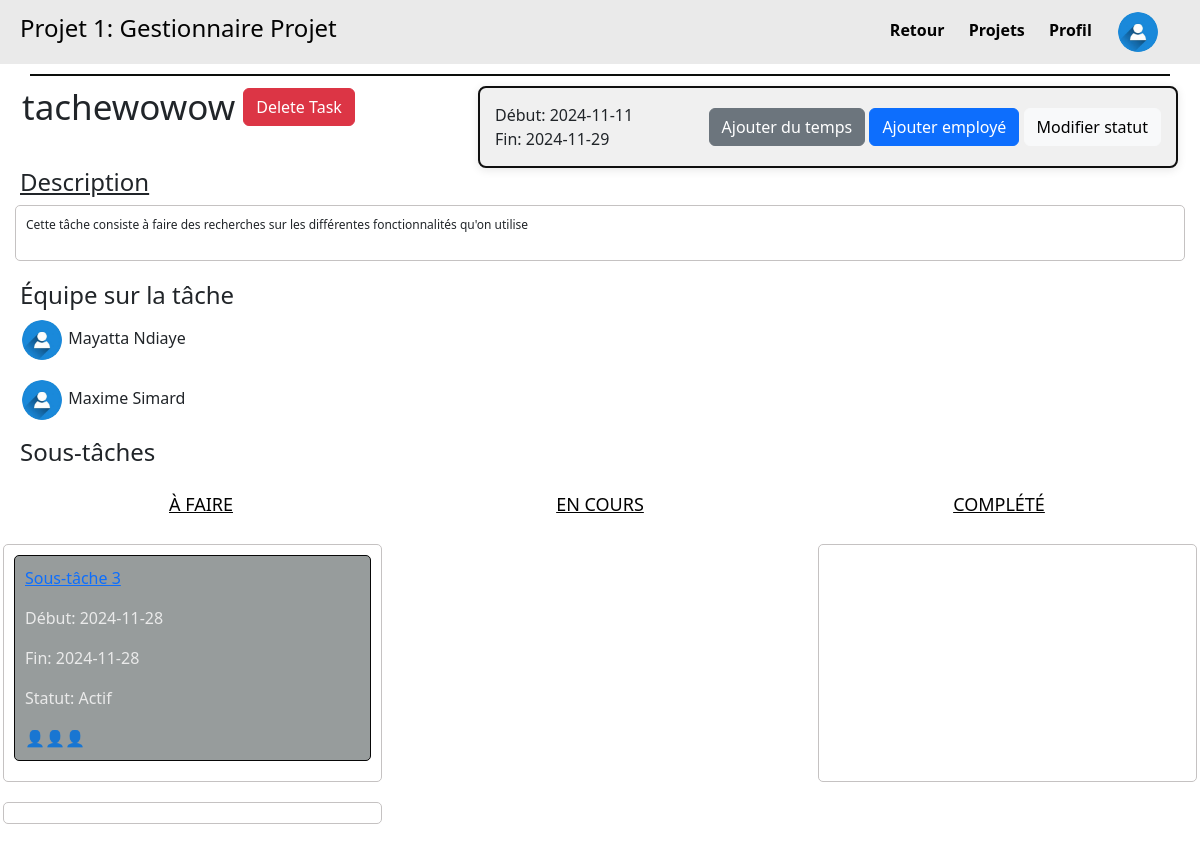
/projet/1/tache/9, run on an earlier commit of the app's database.
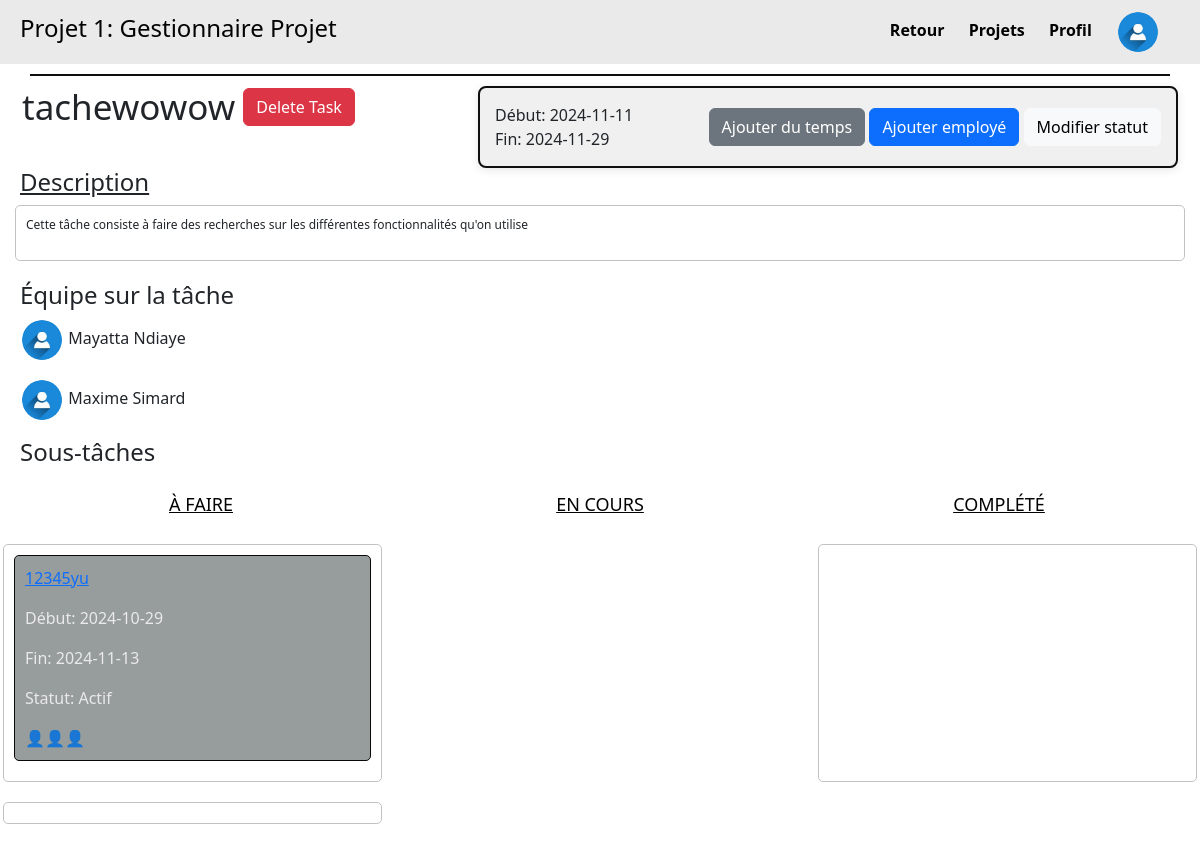
And on a later commit of the database.
### tables this page shows
CREATE TABLE Projet_proj (
    proj_id INTEGER PRIMARY KEY,
    proj_clnt_id INTEGER NOT NULL,
    proj_etat_etat INTEGER NOT NULL,
    proj_emp_id INTEGER NOT NULL,
    proj_nom TEXT NOT NULL,
    proj_dateDebut DATE,
    proj_dateFin DATE,
    proj_isTemplate BOOLEAN,
    FOREIGN KEY (proj_clnt_id) REFERENCES Client_clnt(clnt_id),
    FOREIGN KEY (proj_etat_etat) REFERENCES Etat_etat(etat_id),
    FOREIGN KEY (proj_emp_id) REFERENCES Employee_emp(emp_id)
);

CREATE TABLE Tache_tch (
    tch_id INTEGER PRIMARY KEY,
    tch_proj_id INTEGER NOT NULL,
    tch_etat_etat INTEGER NOT NULL,
    tch_parent INTEGER,
    tch_nom TEXT NOT NULL,
    tch_dateDebut DATE,
    tch_dateFin DATE,
    FOREIGN KEY (tch_proj_id) REFERENCES Projet_proj(proj_id),
    FOREIGN KEY (tch_etat_etat) REFERENCES Etat_etat(etat_id),
    FOREIGN KEY (tch_parent) REFERENCES Tache_tch(tch_id)
);

CREATE TABLE Etat_etat (
    etat_id INTEGER PRIMARY KEY,
    etat_nom TEXT NOT NULL
);

### main.py (the view)
@app.route('/projet/<int:proj_id>/tache/<int:task_id>', methods=['GET', 'POST'])
def tache(proj_id, task_id):
    projet = get_projet_by_id(proj_id)
    if projet is None:
        return "Project not found", 404  # Or render a custom 404 page
    tache = get_tache_by_id(task_id)
    if tache is None:
        return "Task not found", 404  # Or render a custom 404 page
    sousTaches = get_soustaches_by_tache(task_id)
    listeEmploye = get_employes()
    print("Taches data:", tache)  # Debug print to see the data structure
    return render_template('Taches.html', projet=projet, tache=tache, sousTaches = sousTaches,employes=listeEmploye)

### main.py (called while the page is built)
def get_db():                           #connexion à la base de données
    conn = sqlite3.connect(DB)
    conn.row_factory = sqlite3.Row  # Allows us to access rows by column name
    return conn

def get_employes():
    conn = get_db()
    cursor = conn.cursor()
    cursor.execute("SELECT emp_id AS id, emp_prenom AS prenom, emp_nom AS nom, emp_courriel AS courriel, emp_telephone AS telephone, emp_role_id AS idRole FROM Employee_emp;")  # Adjust columns as needed
    employes = cursor.fetchall()
    conn.close()
    return employes

def get_soustaches_by_tache(task_id):
    conn = sqlite3.connect(DB)  # Connect to the database
    cursor = conn.cursor()
    query = """
    SELECT
        Tache_tch.tch_id AS id,
        Tache_tch.tch_proj_id AS projet_id,
        Etat_etat.etat_nom AS statut,  -- Get the status name instead of its ID
        Tache_tch.tch_nom AS nom,
        Tache_tch.tch_dateDebut AS dateDebut,
        Tache_tch.tch_dateFin AS dateFin
    FROM Tache_tch
    LEFT JOIN Etat_etat ON Tache_tch.tch_etat_etat = Etat_etat.etat_id  -- Join with the Etat_etat table
    WHERE Tache_tch.tch_parent = ?
    """
    cursor.execute(query, (task_id,))
    taches = cursor.fetchall()
    conn.close()
    return taches

### templates/Taches.html (shortened to what this page needs)
<!DOCTYPE html>
<html lang="fr">
  <head>
    <link
      rel="stylesheet"
      href="{{ url_for('static', filename='css/tache.css') }}"
    />
    <link
      href="https://cdn.jsdelivr.net/npm/bootstrap@5.3.3/dist/css/bootstrap.min.css"
      rel="stylesheet"
    />
  </head>
  <body>
    <div class="header">
      <h4>{{ projet[4] }}</h4>
      <div class="menu">
        <a href="{{ url_for('projet', id=projet[0]) }}" class="highlight-link"
          >Retour</a
        >
        <a href="{{ url_for('listeProjets') }}" class="highlight-link"
          >Projets</a
        >
        <a href="{{ url_for('profil') }}" class="highlight-link">Profil</a>
        <a href="#" class="user-icon">
          <img
            src="{{ url_for('static', filename='images/icon_utiliateur.jpg') }}"
            alt="User Icon"
            width="40"
            height="40"
        /></a>
      </div>
    </div>
    <div class="divider"></div>
    <div class="container-fluid d-flex justify-content-between">
      <div class="tache-titre" style="padding-right: 20px;">
        <div class="d-flex align-items-center">
          <h4 class="mb-0 me-2" style="font-size: 35px;">{{ tache[3] }}</h4>
          <form method="POST" action="{{ url_for('delete_tache', projid=projet[0], tacheid=tache[0]) }}" class="mb-0">
            <button type="submit" class="btn btn-danger">Delete Task</button>
          </form>
        </div>
      </div>
      <div class="project-details gap-4">
        <div class="part3">
          <p>Début: {{ tache[4] }}</p>
          <p>Fin: {{ tache[5] }}</p>
        </div>
        <div class="column2">
          <button type="button" class="btn btn-secondary">
            Ajouter du temps
          </button>
          <button type="button" onclick="showAddEmployeForm()" class="btn btn-primary">
            Ajouter employé
          </button>
          <button type="button" class="btn btn-light">
            Modifier statut
          </button>
        </div>
      </div>
    </div>
    <h4 class="description">Description</h4>
      <div class="column">
        <p style="font-size: 12px">
          Cette tâche consiste à faire des recherches sur les différentes
          fonctionnalités qu'on utilise
        </p>
      </div>
      <div class="equipe">
        <h4>Équipe sur la tâche</h4>
        {% if tache and tache['employes'] %}
          {% for employe in tache['employes'] %}
            <p>
              <a href="#" class="user-icon">
                <img src="{{ url_for('static', filename='images/icon_utiliateur.jpg') }}" alt="User Icon" width="40" height="40" />
              </a>
              {{ employe }}
            </p>
          {% endfor %}
        {% else %}
          <p>Aucun employé n'est assigné à cette tâche.</p>
        {% endif %}
      </div>
        <h4 class="equipe">Sous-tâches</h4>
        <div class="task-status">
          <h4 class="A_faire">À FAIRE</h4>
          <h4 class="en_cours">EN COURS</h4>
          <h4 class="complete">COMPLÉTÉ</h4>
        </div>
        <div class="tasks-container row">
          <div
            class="column col-12 col-md-4"
            ondrop="drop(event)"
            ondragover="allowDrop(event)"
          >
            {% for sousTache in sousTaches %}
            <div
              class="task"
              id="task{{ tache[0] }}"
              draggable="true"
              ondragstart="drag(event)"
            >
              <a href="{{ url_for('tache', proj_id=projet[0], task_id=sousTache[0]) }}">
                <p>{{ sousTache[3] }}</p>
              </a>
              <p>Début: {{ sousTache[4] }}</p>
              <p>Fin: {{ sousTache[5] }}</p>
              <p>Statut: {{ sousTache[2] }}</p>
              <div class="icons">👤👤👤</div>
            </div>
            {% endfor %}
          </div>
          <div
            class="column col-12 col-md-4"
            ondrop="drop(event)"
            ondragover="allowDrop(event)"
          >
          </div>
          <div
            class="column col-12 col-md-4"
            ondrop="drop(event)"
            ondragover="allowDrop(event)"
          >
          </div>
        </div>
  </body>
</html>

### static/css/tache.css (style rules this page uses)
body { font-family: Arial, sans-serif; margin: 0; padding: 0; background: #eaeaea; background-size: cover; }
.header { display: flex; justify-content: space-between; align-items: center; background-color: #eaeaea; padding: 10px 20px; color: #030303; }
.divider { width: 95%; height: 2px; background-color: #0c0e0c; margin: 10px auto; }
h4.description { text-decoration: underline; margin-left: 20px; }
.tache-titre { text-align: left; margin-left: 10px; }
.part1, .part2, .part3 { display: flex; flex-direction: column; }
.part1 p, .part2 p, .part3 p { margin: 0; }
.highlight-link { position: relative; text-decoration: none; color: #a80c67; padding: 5px 0; }
.menu a { margin-right: 20px; text-decoration: none; color: #020202; font-weight: bold; }
.user-icon { display: inline-block; font-size: 20px; border: 2px solid transparent; background-color: transparent; border-radius: 50%; margin-top: auto; vertical-align: middle; border-radius: 100%; overflow: hidden; margin: 0; padding: 0; }
.project-details { top: 20px; right: 20px; width: 100%; margin-right: 10px; max-width: 700px; background-color: #f0f0f0; border: 2px solid #0f0f0f; border-radius: 8px; padding: 15px; box-shadow: 0 2px 10px rgba(3, 3, 3, 0.1); display: flex; justify-content: space-between; align-items: center; }
.column { width: 100%; background-color: transparent; padding: 1px; border: 1px solid #c5c2c2; border-radius: 5px; margin-bottom: 20px; }
.column.col-12.col-md-4 { width: 31%; background-color: transparent; padding: 10px; border-radius: 5px; }
.task { background-color: #979c9c; padding: 10px; margin-bottom: 10px; border-radius: 5px; border: 1px solid #080808; color: #eaeaea; cursor: move; }
.icons { display: flex; justify-content: flex-start; }
.task-status { display: flex; justify-content: space-evenly; margin-bottom: 20px; flex-wrap: wrap; }
.tasks-container { flex-wrap: wrap; justify-content: space-between; padding: 0; }
.tasks-container.row { padding: 0; }
.A_faire, .en_cours, .complete { margin-top: 20px; font-size: 18px; color: #020202; text-decoration: underline; text-align: center; width: 100%; }
@media (min-width: 576px) { .A_faire, .en_cours, .complete { width: auto; } }
.tasks-container { display: flex; flex-wrap: wrap; justify-content: space-between; padding: 20px; }
.column { width: auto; background-color: transparent; padding: 10px; border: 1px solid #c5c2c2; border-radius: 5px; margin-bottom: 20px; margin-left: 15px; margin-right: 15px; }
.equipe { width: 100%; margin-left: 20px; }
@media (min-width: 768px) { .A_faire, .en_cours, .complete { width: 33%; } }

What changed in the data, as far as the page shows it:
removed Tache_tch: tch_nom "Sous-tâche 3", tch_dateDebut "2024-11-28", tch_dateFin "2024-11-28", etat_nom "Actif"
added Tache_tch: tch_nom "12345yu", tch_dateDebut "2024-10-29", tch_dateFin "2024-11-13", etat_nom "Actif"
